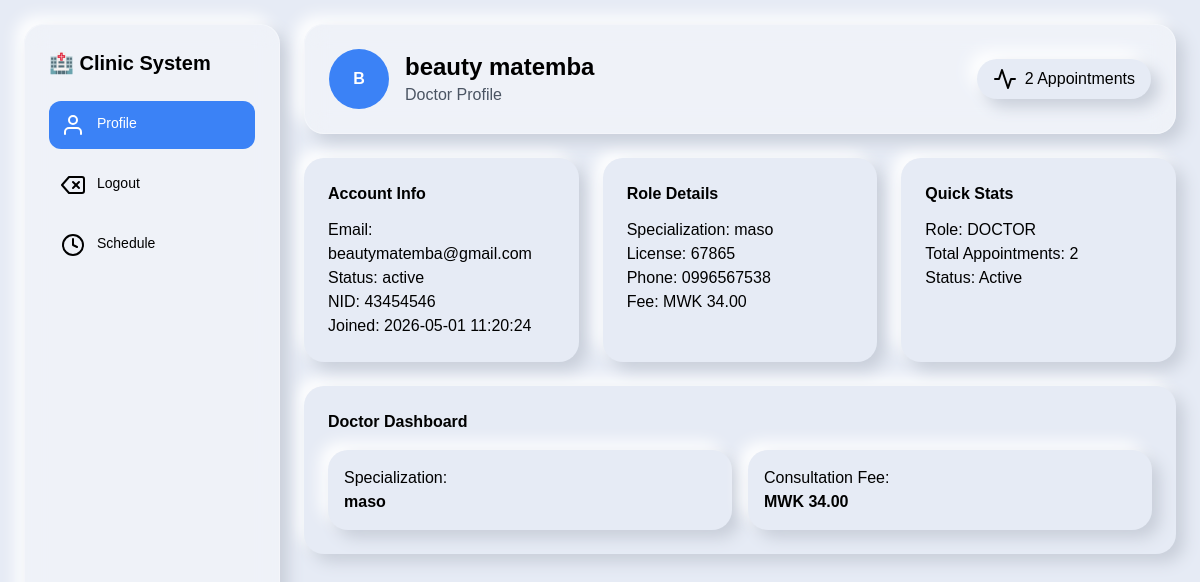
Screenshot of /profile_list.php (signed in) with the database file from the repository.
### tables this page shows
CREATE TABLE IF NOT EXISTS `users` (
  `id` int NOT NULL AUTO_INCREMENT,
  `name` varchar(100) NOT NULL,
  `email` varchar(150) NOT NULL,
  `national_identification` varchar(50) NOT NULL,
  `password` varchar(255) NOT NULL,
  `role` enum('patient','doctor','admin') NOT NULL DEFAULT 'patient',
  `created_at` timestamp NULL DEFAULT CURRENT_TIMESTAMP,
  `status` varchar(20) DEFAULT 'active',
  `profile_image` varchar(255) DEFAULT NULL,
  PRIMARY KEY (`id`),
  UNIQUE KEY `email` (`email`),
  UNIQUE KEY `national_identification` (`national_identification`)
);

CREATE TABLE IF NOT EXISTS `doctors` (
  `id` int NOT NULL AUTO_INCREMENT,
  `user_id` int NOT NULL,
  `specialization` varchar(100) DEFAULT NULL,
  `license_number` varchar(100) DEFAULT NULL,
  `phone` varchar(20) DEFAULT NULL,
  `consultation_fee` decimal(10,2) DEFAULT NULL,
  PRIMARY KEY (`id`),
  UNIQUE KEY `license_number` (`license_number`),
  KEY `user_id` (`user_id`)
);

### profile_list.php (the view, shortened to what this page needs)
<?php
require "db.php";
$user = $_SESSION['user'];
$user_id = $user['id'];
$role = $user['role'];
$name = $user['name'];
$stmt = $conn->prepare("SELECT * FROM users WHERE id=?");
$stmt->bind_param("i", $user_id);
$stmt->execute();
$userData = $stmt->get_result()->fetch_assoc();
$patient = [];
$doctor = [];
$appointments = ['total' => 0];
if ($role === "patient") {
    $stmt = $conn->prepare("SELECT * FROM patients WHERE user_id=?");
    $stmt->bind_param("i", $user_id);
    $stmt->execute();
    $result = $stmt->get_result()->fetch_assoc();
    if ($result) {
        $patient = $result;
    }
    $appointments = $conn->query("
        SELECT COUNT(*) AS total
        FROM appointments
        WHERE patient_id=$user_id
    ")->fetch_assoc();
} elseif ($role === "doctor") {
    $stmt = $conn->prepare("
        SELECT d.*, u.name, u.email
        FROM doctors d
        JOIN users u ON u.id = d.user_id
        WHERE d.user_id = ?
    ");
    $stmt->bind_param("i", $user_id);
    $stmt->execute();
    $result = $stmt->get_result()->fetch_assoc();
    if ($result) {
        $doctor = $result;
    }
    $doctor_id = $doctor['id'] ?? 0;
    $appointments = $conn->query("
        SELECT COUNT(*) AS total
        FROM appointments
        WHERE doctor_id=$doctor_id
    ")->fetch_assoc();
} else {
    $appointments = $conn->query("
        SELECT COUNT(*) AS total FROM appointments
    ")->fetch_assoc();
}
?>
<!DOCTYPE html>
<html>
<head>
<script src="https://cdn.tailwindcss.com"></script>
</head>
<body>
<div class="flex min-h-screen p-6 gap-6">
<aside class="w-64 card p-6 glass">
    <h1 class="text-xl font-bold mb-6">🏥 Clinic System</h1>
    <nav class="space-y-3 text-sm">
        <a href="profile_list.php" class="flex gap-3 p-3 rounded-xl bg-blue-500 text-white">
            <i data-feather="user"></i> Profile
        </a>
        <a href="logout.php" class="flex gap-3 p-3 rounded-xl">
            <i data-feather="delete"></i> Logout
        </a>
        <?php if($role === "doctor"): ?>
        <a href="schedule.php" class="flex gap-3 p-3 rounded-xl">
            <i data-feather="clock"></i> Schedule
        </a>
        <?php endif; ?>
    </nav>
</aside>
<main class="flex-1">
<div class="card p-6 glass flex justify-between items-center mb-6">
    <div class="flex items-center gap-4">
        <div class="avatar">
            <?= strtoupper($name[0]) ?>
        </div>
        <div>
            <h2 class="text-2xl font-bold"><?= $name ?></h2>
            <p class="text-gray-600"><?= ucfirst($role) ?> Profile</p>
        </div>
    </div>
    <div class="card px-4 py-2 flex items-center gap-2">
        <i data-feather="activity"></i>
        <?= $appointments['total'] ?> Appointments
    </div>
</div>
<div class="grid md:grid-cols-3 gap-6">
    <div class="card p-6">
        <h3 class="font-bold mb-3">Account Info</h3>
        <p>Email: <?= $userData['email'] ?? '-' ?></p>
        <p>Status: <?= $userData['status'] ?? '-' ?></p>
        <p>NID: <?= $userData['national_identification'] ?? '-' ?></p>
        <p>Joined: <?= $userData['created_at'] ?? '-' ?></p>
    </div>
    <div class="card p-6">
        <h3 class="font-bold mb-3">Role Details</h3>
        <?php if($role === "patient"): ?>
            <p>Phone: <?= $patient['phone'] ?? '-' ?></p>
            <p>Gender: <?= $patient['gender'] ?? '-' ?></p>
            <p>DOB: <?= $patient['date_of_birth'] ?? '-' ?></p>
            <p>Blood: <?= $patient['blood_group'] ?? '-' ?></p>
        <?php elseif($role === "doctor"): ?>
            <p>Specialization: <?= $doctor['specialization'] ?? '-' ?></p>
            <p>License: <?= $doctor['license_number'] ?? '-' ?></p>
            <p>Phone: <?= $doctor['phone'] ?? '-' ?></p>
            <p>Fee: MWK <?= $doctor['consultation_fee'] ?? '-' ?></p>
        <?php else: ?>
            <p>Administrator Access</p>
        <?php endif; ?>
    </div>
    <div class="card p-6">
        <h3 class="font-bold mb-3">Quick Stats</h3>
        <p>Role: <?= strtoupper($role) ?></p>
        <p>Total Appointments: <?= $appointments['total'] ?? 0 ?></p>
        <p>Status: Active</p>
    </div>
</div>
<?php if($role === "doctor"): ?>
<div class="card p-6 mt-6">
    <h3 class="font-bold mb-4">Doctor Dashboard</h3>
    <div class="grid md:grid-cols-2 gap-4">
        <div class="card p-4">
            Specialization:<br>
            <b><?= $doctor['specialization'] ?? '-' ?></b>
        </div>
        <div class="card p-4">
            Consultation Fee:<br>
            <b>MWK <?= $doctor['consultation_fee'] ?? '-' ?></b>
        </div>
    </div>
</div>
<?php endif; ?>
</main>
</div>
</body>
</html>

### profile_list.php (style rules this page uses)
body { background: #e6ebf5; font-family: sans-serif; }
.card { background: #e6ebf5; border-radius: 20px; box-shadow: 8px 8px 16px #c8ced9, -8px -8px 16px #ffffff; transition: 0.25s; }
.glass { background: rgba(255,255,255,0.35); backdrop-filter: blur(12px); border: 1px solid rgba(255,255,255,0.3); }
.avatar { width: 60px; height: 60px; background: #3b82f6; color: white; border-radius: 50%; display:flex; align-items:center; justify-content:center; font-weight:bold; }

### rows the page displays
users: email "beautymatemba@gmail.com", status "active", national_identification "43454546", created_at "2026-05-01 11:20:24"
doctors: specialization "maso", license_number "67865", phone "0996567538", consultation_fee "34.00"

### other values shown
$name[0] "B"
$name "beauty matemba"
$role "Doctor"
$appointments['total'] "2"
$role "DOCTOR"
